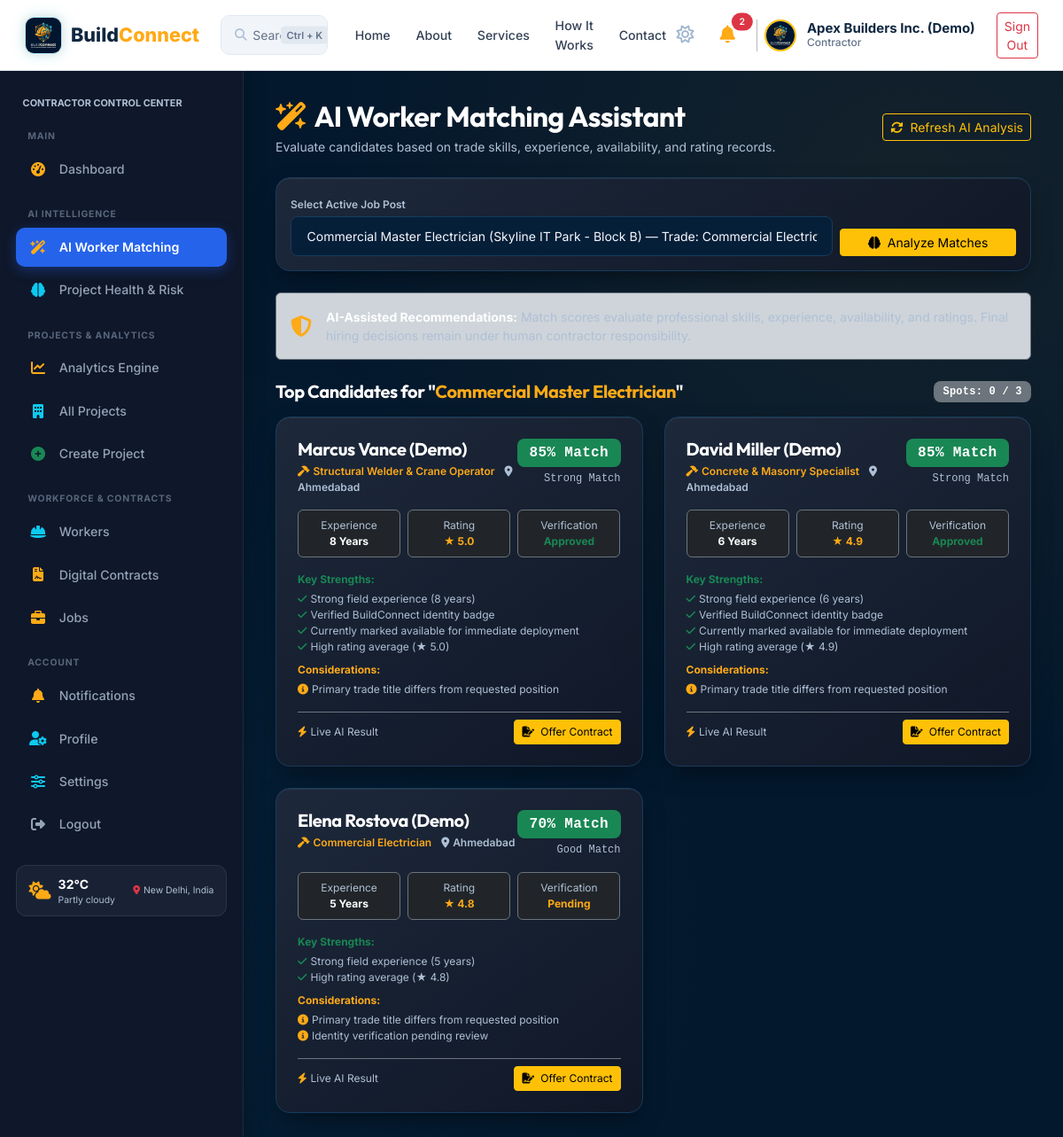
/contractor/job-matches.php (signed in), run on the app's committed database.
### tables this page shows
CREATE TABLE IF NOT EXISTS users (
    id INT AUTO_INCREMENT PRIMARY KEY,
    name VARCHAR(100) NOT NULL,
    email VARCHAR(150) UNIQUE NOT NULL,
    password VARCHAR(255) NOT NULL,
    role ENUM('admin', 'contractor', 'worker', 'client') NOT NULL,
    phone VARCHAR(30) DEFAULT NULL,
    avatar VARCHAR(255) DEFAULT 'default_avatar.png',
    status ENUM('active', 'inactive', 'suspended') DEFAULT 'active',
    created_at TIMESTAMP DEFAULT CURRENT_TIMESTAMP,
    updated_at TIMESTAMP DEFAULT CURRENT_TIMESTAMP ON UPDATE CURRENT_TIMESTAMP,
    INDEX idx_user_email (email),
    INDEX idx_user_role (role),
    INDEX idx_user_created (created_at)
);

CREATE TABLE IF NOT EXISTS jobs (
    id INT AUTO_INCREMENT PRIMARY KEY,
    project_id INT NOT NULL,
    contractor_id INT NOT NULL,
    title VARCHAR(150) NOT NULL,
    trade_required VARCHAR(100) NOT NULL,
    description TEXT,
    pay_rate DECIMAL(10,2) NOT NULL,
    pay_type ENUM('hourly', 'daily', 'fixed') DEFAULT 'hourly',
    location VARCHAR(200) NOT NULL,
    city VARCHAR(100) DEFAULT NULL,
    state VARCHAR(100) DEFAULT NULL,
    employment_type VARCHAR(50) DEFAULT 'Full-Time',
    start_date DATE DEFAULT NULL,
    end_date DATE DEFAULT NULL,
    spots_available INT DEFAULT 1,
    spots_filled INT DEFAULT 0,
    status ENUM('draft', 'published', 'open', 'paused', 'closed', 'filled', 'cancelled') DEFAULT 'published',
    created_at TIMESTAMP DEFAULT CURRENT_TIMESTAMP,
    updated_at TIMESTAMP DEFAULT CURRENT_TIMESTAMP ON UPDATE CURRENT_TIMESTAMP,
    FOREIGN KEY (project_id) REFERENCES projects(id) ON DELETE CASCADE,
    FOREIGN KEY (contractor_id) REFERENCES users(id) ON DELETE CASCADE,
    INDEX idx_job_status (status),
    INDEX idx_job_created (created_at)
);

CREATE TABLE IF NOT EXISTS workers (
    id INT AUTO_INCREMENT PRIMARY KEY,
    user_id INT UNIQUE NOT NULL,
    trade_title VARCHAR(100) DEFAULT 'General Construction Specialist',
    experience_years INT DEFAULT 0,
    hourly_rate DECIMAL(10,2) DEFAULT 35.00,
    daily_rate DECIMAL(10,2) DEFAULT 280.00,
    bio TEXT,
    city VARCHAR(100) DEFAULT 'San Francisco',
    state VARCHAR(100) DEFAULT NULL,
    address TEXT DEFAULT NULL,
    availability_status ENUM('available', 'partially_available', 'not_available') DEFAULT 'available',
    preferred_work_type VARCHAR(100) DEFAULT 'Full-Time',
    preferred_location VARCHAR(150) DEFAULT NULL,
    available_from_date DATE DEFAULT NULL,
    verification_status ENUM('pending', 'approved', 'rejected') DEFAULT 'pending',
    verified_at DATETIME DEFAULT NULL,
    verified_by_user_id INT DEFAULT NULL,
    rating_avg DECIMAL(3,2) DEFAULT 5.00,
    reviews_count INT DEFAULT 0,
    created_at TIMESTAMP DEFAULT CURRENT_TIMESTAMP,
    updated_at TIMESTAMP DEFAULT CURRENT_TIMESTAMP ON UPDATE CURRENT_TIMESTAMP,
    FOREIGN KEY (user_id) REFERENCES users(id) ON DELETE CASCADE,
    FOREIGN KEY (verified_by_user_id) REFERENCES users(id) ON DELETE SET NULL,
    INDEX idx_worker_verification (verification_status)
);

### contractor/job-matches.php (the view, shortened to what the rows shown need)
<?php
require_once __DIR__ . '/../includes/header.php';
require_once __DIR__ . '/../includes/ai.php';
require_once __DIR__ . '/../includes/navbar.php';
$user = get_logged_user();
$db = getDB();
$stmt = $db->prepare("
    SELECT j.id, j.title, p.title as project_title, j.trade_required, j.spots_available, j.spots_filled
    FROM jobs j
    JOIN projects p ON j.project_id = p.id
    WHERE j.contractor_id = ? AND j.status IN ('published', 'open')
    ORDER BY j.id DESC
");
$stmt->execute([$user['id']]);
$jobs = $stmt->fetchAll();
$selected_job_id = (int)($_GET['job_id'] ?? ($jobs[0]['id'] ?? 0));
$force_refresh = !empty($_GET['refresh']);
$matches = [];
$selected_job = null;
if ($selected_job_id > 0) {
    foreach ($jobs as $j) {
        if ((int)$j['id'] === $selected_job_id) {
            $selected_job = $j;
            break;
        }
    }
    if ($selected_job) {
        try {
            $matches = ai_match_workers_for_job($selected_job_id, $user['id'], $force_refresh);
        } catch (Exception $e) {
            $error_msg = $e->getMessage();
        }
    }
}
?>
<div class="bc-layout">
    <?php require_once __DIR__ . '/../includes/sidebar.php'; ?>
    <main class="bc-main-content">
        <div class="d-flex flex-column flex-md-row justify-content-between align-items-start align-items-md-center mb-4 gap-3">
            <div>
                <h1 class="h2 fw-bold text-white mb-1">
                    <i class="fa-solid fa-wand-magic-sparkles text-warning me-2"></i>AI Worker Matching Assistant
                </h1>
            </div>
        </div>
        <?php if ($selected_job): ?>
            <div class="d-flex justify-content-between align-items-center mb-3">
                <h3 class="h5 text-white fw-bold mb-0">
                    Top Candidates for "<span class="text-warning"><?= sanitize($selected_job['title']) ?></span>"
                </h3>
                <span class="badge bg-secondary font-monospace">Spots: <?= $selected_job['spots_filled'] ?> / <?= $selected_job['spots_available'] ?></span>
            </div>
            <?php if (empty($matches)): ?>
                <div class="bc-card p-5 text-center">
                    <i class="fa-solid fa-user-slash fs-1 text-muted mb-3"></i>
                    <h3 class="h5 text-white fw-bold">No Matching Workers Found</h3>
                    <p class="text-muted small mb-0">AI matching engine found no active candidates matching the required trade skills.</p>
                </div>
            <?php else: ?>
                <div class="row g-4">
                    <?php foreach ($matches as $m): ?>
                        <?php
                        $badge_class = 'bg-success';
                        ?>
                        <div class="col-lg-6">
                            <div class="bc-card p-4 h-100 border-secondary position-relative">
                                <div class="d-flex justify-content-between align-items-start mb-3">
                                    <div>
                                        <h4 class="h5 text-white fw-bold mb-1"><?= sanitize($m['name']) ?></h4>
                                        <div class="text-warning extra-small fw-semibold">
                                            <i class="fa-solid fa-hammer me-1"></i><?= sanitize($m['trade_title']) ?>
                                            <span class="text-muted ms-2"><i class="fa-solid fa-location-dot me-1"></i><?= sanitize($m['city']) ?></span>
                                        </div>
                                    </div>
                                    <div class="text-end">
                                        <span class="badge <?= $badge_class ?> fs-6 font-monospace mb-1"><?= $m['match_score'] ?>% Match</span>
                                        <div class="extra-small text-muted font-monospace"><?= sanitize($m['recommendation']) ?></div>
                                    </div>
                                </div>
                                <div class="row g-2 mb-3 extra-small">
                                    <div class="col-4">
                                        <div class="bg-dark p-2 rounded border border-secondary text-center">
                                            <span class="text-muted d-block">Experience</span>
                                            <strong class="text-white"><?= $m['experience_years'] ?> Years</strong>
                                        </div>
                                    </div>
                                    <div class="col-4">
                                        <div class="bg-dark p-2 rounded border border-secondary text-center">
                                            <span class="text-muted d-block">Rating</span>
                                            <strong class="text-warning">★ <?= number_format($m['rating_avg'], 1) ?></strong>
                                        </div>
                                    </div>
                                    <div class="col-4">
                                        <div class="bg-dark p-2 rounded border border-secondary text-center">
                                            <span class="text-muted d-block">Verification</span>
                                            <strong class="<?= $m['verification_status'] === 'approved' ? 'text-success' : 'text-warning' ?>">
                                                <?= ucfirst($m['verification_status']) ?>
                                            </strong>
                                        </div>
                                    </div>
                                </div>
                                <?php if (!empty($m['strengths'])): ?>
                                    <div class="mb-2">
                                        <div class="extra-small text-success fw-bold mb-1">Key Strengths:</div>
                                        <ul class="list-unstyled extra-small text-muted mb-0">
                                            <?php foreach ($m['strengths'] as $st): ?>
                                                <li><i class="fa-solid fa-check text-success me-1"></i><?= sanitize($st) ?></li>
                                            <?php endforeach; ?>
                                        </ul>
                                    </div>
                                <?php endif; ?>
                                <?php if (!empty($m['concerns'])): ?>
                                    <div class="mb-3">
                                        <div class="extra-small text-warning fw-bold mb-1">Considerations:</div>
                                        <ul class="list-unstyled extra-small text-muted mb-0">
                                            <?php foreach ($m['concerns'] as $cn): ?>
                                                <li><i class="fa-solid fa-circle-info text-warning me-1"></i><?= sanitize($cn) ?></li>
                                            <?php endforeach; ?>
                                        </ul>
                                    </div>
                                <?php endif; ?>
                                <div class="d-flex justify-content-between align-items-center pt-2 border-top border-secondary mt-auto">
                                    <span class="extra-small text-muted">
                                        <?= $m['is_cached'] ? '<i class="fa-solid fa-clock-rotate-left me-1"></i>Cached Analysis' : '<i class="fa-solid fa-bolt me-1 text-warning"></i>Live AI Result' ?>
                                    </span>
                                    <div class="d-flex gap-2">
                                        <a href="<?= BASE_URL ?>/contractor/create-contract.php?worker_id=<?= $m['worker_id'] ?>&job_id=<?= $selected_job_id ?>" class="btn btn-warning btn-sm extra-small">
                                            <i class="fa-solid fa-file-signature me-1"></i> Offer Contract
                                        </a>
                                    </div>
                                </div>
                            </div>
                        </div>
                    <?php endforeach; ?>
                </div>
            <?php endif; ?>
        <?php endif; ?>
    </main>
</div>
<?php require_once __DIR__ . '/../includes/footer.php'; ?>

### includes/navbar.php (shortened to what the rows shown need)
<?php
$user = get_logged_user();
?>
<nav class="bc-navbar bc-navbar-modern d-flex align-items-center justify-content-between">
    <div class="d-flex align-items-center gap-3">
        <?php if ($user):
            $unread_count = get_unread_notification_count($user['id']);
            $user_role_label = ucfirst($user['role']);
            if ($user['role'] === 'admin') $user_role_label = 'Executive Admin';
            elseif ($user['role'] === 'client') $user_role_label = 'Client';
            elseif ($user['role'] === 'worker') $user_role_label = 'Worker';
            elseif ($user['role'] === 'contractor') $user_role_label = 'Contractor';
            $user_avatar = (!empty($user['avatar']) && file_exists(__DIR__ . '/../assets/images/' . $user['avatar'])) ? $user['avatar'] : 'logo.png';
        ?>
            <button class="btn btn-sm btn-link text-slate-400 p-1 text-decoration-none d-none d-sm-inline-block" type="button" title="Toggle Light/Dark Theme">
                <i class="fa-regular fa-sun fs-5" style="color: #9FB6CF;"></i>
            </button>
            <div class="dropdown">
                <button class="btn btn-outline-secondary btn-sm position-relative text-light border-0" type="button" id="notifDropdown" data-bs-toggle="dropdown" aria-expanded="false">
                    <i class="fa-solid fa-bell text-warning fs-5" style="color: #FFAA16 !important;"></i>
                    <?php if ($unread_count > 0): ?>
                        <span class="position-absolute top-0 start-100 translate-middle badge rounded-pill bg-danger" style="font-size: 0.65rem;">
                            <?= $unread_count ?>
                        </span>
                    <?php endif; ?>
                </button>
            </div>
            <div class="d-flex align-items-center gap-2 ps-2 border-start border-secondary border-opacity-50">
                <img src="<?= BASE_URL ?>/assets/images/<?= sanitize($user_avatar) ?>" alt="Avatar" class="rounded-circle border border-2 border-warning" style="width: 36px; height: 36px; object-fit: cover;">
                <div class="profile-info text-start d-flex flex-column justify-content-center ms-1 me-1" style="line-height: 1.2; min-width: 130px; flex-shrink: 0; display: flex !important; visibility: visible !important; opacity: 1 !important;">
                    <div class="fw-bold profile-name bc-user-name" style="color: #0F2740 !important; font-weight: 700 !important; font-size: 15px !important; opacity: 1 !important; visibility: visible !important; display: block !important; white-space: nowrap;"><?= sanitize($user['name'] ?? 'User') ?></div>
                    <div class="extra-small profile-role bc-user-role" style="color: #64748B !important; font-size: 12px !important; font-weight: 500 !important; opacity: 1 !important; visibility: visible !important; display: block !important; white-space: nowrap;"><?= sanitize($user_role_label) ?></div>
                </div>
            </div>
            <a href="<?= BASE_URL ?>/logout.php" class="btn btn-outline-danger btn-sm ms-1">Sign Out</a>
        <?php endif; ?>
    </div>
</nav>

### includes/sidebar.php (shortened to what the rows shown need)
<?php
$user = get_logged_user();
$is_worker = ($user && isset($user['role']) && $user['role'] === ROLE_WORKER);
$is_admin  = ($user && isset($user['role']) && $user['role'] === ROLE_ADMIN);
$is_client = ($user && isset($user['role']) && $user['role'] === ROLE_CLIENT);
$is_contractor = ($user && isset($user['role']) && $user['role'] === ROLE_CONTRACTOR);
$sidebar_class = 'bc-sidebar';
$sidebar_id = '';
if ($is_worker) {
    $sidebar_class .= ' bc-sidebar-worker';
    $sidebar_id = 'id="bc-worker-sidebar"';
} elseif ($is_admin) {
    $sidebar_class .= ' bc-sidebar-admin';
    $sidebar_id = 'id="bc-admin-sidebar"';
} elseif ($is_client) {
    $sidebar_class .= ' bc-sidebar-client';
    $sidebar_id = 'id="bc-client-sidebar"';
} elseif ($is_contractor) {
    $sidebar_class .= ' bc-sidebar-contractor';
    $sidebar_id = 'id="bc-contractor-sidebar"';
}
?>
<aside class="<?= $sidebar_class ?>" <?= $sidebar_id ?>>
    <div class="px-2 mb-3">
        <div class="text-uppercase text-muted extra-small fw-bold tracking-wider" style="font-size: 0.68rem; color: var(--bc-text-secondary) !important;">
            <?= $user ? sanitize(strtoupper($user['role'])) . ' CONTROL CENTER' : 'NAVIGATION' ?>
        </div>
    </div>
</aside>

### data on the page
users: id "2", name "Apex Builders Inc. (Demo)", role "Contractor", role "CONTRACTOR"
jobs: title "Commercial Master Electrician", spots_filled "0", spots_available "3"
workers: user.name "Marcus Vance (Demo)", trade_title "Structural Welder & Crane Operator", city "Ahmedabad", match_score "85", recommendation "Strong Match", experience_years "8", rating_avg "5.0", verification_status "Approved", st "Strong field experience (8 years)", st "Verified BuildConnect identity badge", st "Currently marked available for immediate deployment", st "High rating average (★ 5.0)", cn "Primary trade title differs from requested position"
workers: user.name "David Miller (Demo)", trade_title "Concrete & Masonry Specialist", city "Ahmedabad", match_score "85", recommendation "Strong Match", experience_years "6", rating_avg "4.9", verification_status "Approved", st "Strong field experience (6 years)", st "Verified BuildConnect identity badge", st "Currently marked available for immediate deployment", st "High rating average (★ 4.9)", cn "Primary trade title differs from requested position"
workers: user.name "Elena Rostova (Demo)", trade_title "Commercial Electrician", city "Ahmedabad", match_score "70", recommendation "Good Match", experience_years "5", rating_avg "4.8", verification_status "Pending", st "Strong field experience (5 years)", st "High rating average (★ 4.8)", cn "Primary trade title differs from requested position", cn "Identity verification pending review"

### other printed values
form field job_id "Commercial Master Electrician (Skyline IT Park - Block B) — Trade: Commercial Electrical Wiring"
